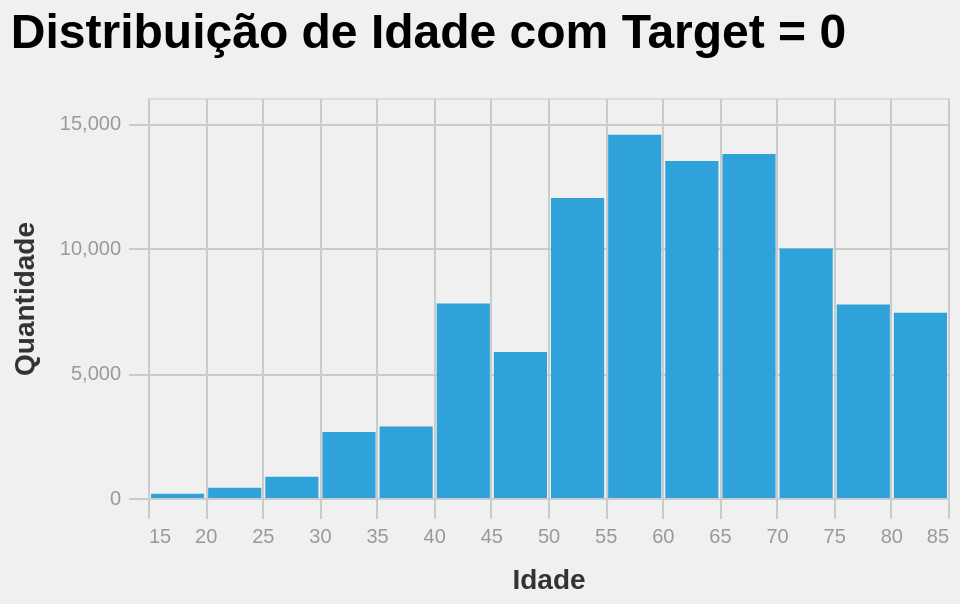
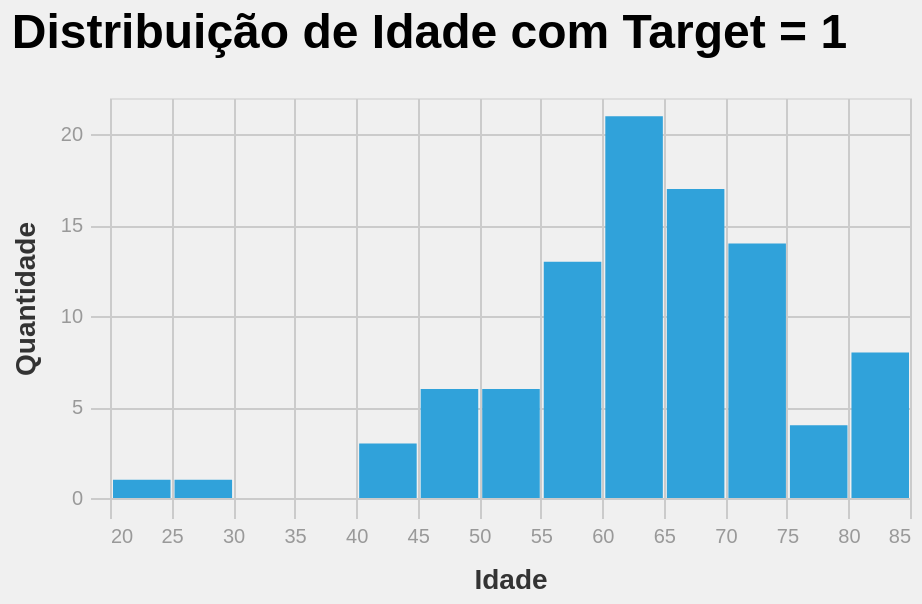

Source (notebook cell) for these figures, in order:
### Markdown cell above
### 2.3.2.Variável 'age_approx'

### Code cell
# visualizacao da variavel de idade x target
for t in [0, 1]:
    df_aux = mdt_sample.filter(pl.col('target') == t)
    graf = (
        alt.Chart(df_aux)
        .mark_bar()
        .encode(
            x=alt.X("age_approx", title="Idade").bin(maxbins=20),
            y=alt.Y("count()", title="Quantidade"),
        )
        .properties(width=400, height=200, title=f"Distribuição de Idade com Target = {t}")
    )
    graf.show()

### Figure 1 — Vega specification as saved in the notebook (floating-point values rounded to 4 significant figures)
{"$schema": "https://vega.github.io/schema/vega/v6.json", "data": [{"name": "source_0", "values": [{"__count": 14534, "bin_maxbins_20_age_approx": 55.0, "bin_maxbins_20_age_approx_end": 60.0}, {"__count": 7413, "bin_maxbins_20_age_approx": 80.0, "bin_maxbins_20_age_approx_end": 85.0}, {"__count": 13483, "bin_maxbins_20_age_approx": 60.0, "bin_maxbins_20_age_approx_end": 65.0}, {"__count": 13757, "bin_maxbins_20_age_approx": 65.0, "bin_maxbins_20_age_approx_end": 70.0}, {"__count": 9978, "bin_maxbins_20_age_approx": 70.0, "bin_maxbins_20_age_approx_end": 75.0}, {"__count": 7743, "bin_maxbins_20_age_approx": 75.0, "bin_maxbins_20_age_approx_end": 80.0}, {"__count": 7782, "bin_maxbins_20_age_approx": 40.0, "bin_maxbins_20_age_approx_end": 45.0}, {"__count": 12001, "bin_maxbins_20_age_approx": 50.0, "bin_maxbins_20_age_approx_end": 55.0}, {"__count": 2861, "bin_maxbins_20_age_approx": 35.0, "bin_maxbins_20_age_approx_end": 40.0}, {"__count": 412, "bin_maxbins_20_age_approx": 20.0, "bin_maxbins_20_age_approx_end": 25.0}, {"__count": 5844, "bin_maxbins_20_age_approx": 45.0, "bin_maxbins_20_age_approx_end": 50.0}, {"__count": 2644, "bin_maxbins_20_age_approx": 30.0, "bin_maxbins_20_age_approx_end": 35.0}, {"__count": 846, "bin_maxbins_20_age_approx": 25.0, "bin_maxbins_20_age_approx_end": 30.0}, {"__count": 167, "bin_maxbins_20_age_approx": 15.0, "bin_maxbins_20_age_approx_end": 20.0}]}, {"name": "source_0_y_domain___count", "values": [{"min": 167, "max": 14534}]}], "signals": [{"name": "bin_maxbins_20_age_approx_bins", "value": {"fields": ["age_approx"], "fname": "bin_age_approx", "start": 15.0, "step": 5.0, "stop": 85.0}}], "marks": [{"type": "rect", "name": "marks", "from": {"data": "source_0"}, "encode": {"update": {"y": {"field": "__count", "scale": "y"}, "x": {"field": "bin_maxbins_20_age_approx_end", "scale": "x", "offset": {"signal": "0.5 + (abs(scale(\"x\", datum[\"bin_maxbins_20_age_approx_end\"]) - scale(\"x\", datum[\"bin_maxbins_20_age_approx\"])) < 0.25 ? 0.5 * (0.25 - (abs(scale(\"x\", datum[\"bin_maxbins_20_age_approx_end\"]) - scale(\"x\", datum[\"bin_maxbins_20_age_approx\"])))) : -1)"}}, "x2": {"field": "bin_maxbins_20_age_approx", "scale": "x", "offset": {"signal": "0.5 + (abs(scale(\"x\", datum[\"bin_maxbins_20_age_approx_end\"]) - scale(\"x\", datum[\"bin_maxbins_20_age_approx\"])) < 0.25 ? -0.5 * (0.25 - (abs(scale(\"x\", datum[\"bin_maxbins_20_age_approx_end\"]) - scale(\"x\", datum[\"bin_maxbins_20_age_approx\"])))) : 1)"}}, "y2": {"value": 0, "scale": "y"}, "fill": {"value": "#30a2da"}}}, "style": ["bar"]}], "scales": [{"name": "x", "type": "linear", "domain": {"signal": "[bin_maxbins_20_age_approx_bins.start, bin_maxbins_20_age_approx_bins.stop]"}, "range": [0, {"signal": "width"}], "bins": {"signal": "bin_maxbins_20_age_approx_bins"}, "zero": false}, {"name": "y", "type": "linear", "domain": [{"signal": "(data(\"source_0_y_domain___count\")[0] || {}).min"}, {"signal": "(data(\"source_0_y_domain___count\")[0] || {}).max"}], "range": [{"signal": "height"}, 0], "nice": true, "zero": true}], "axes": [{"scale": "x", "domain": false, "labels": false, "grid": true, "aria": false, "minExtent": 0, "tickCount": {"signal": "ceil(width/10)"}, "gridScale": "y", "maxExtent": 0, "ticks": false, "zindex": 0, "orient": "bottom"}, {"scale": "y", "grid": true, "minExtent": 0, "domain": false, "gridScale": "x", "orient": "left", "maxExtent": 0, "aria": false, "labels": false, "tickCount": {"signal": "ceil(height/40)"}, "ticks": false, "zindex": 0}, {"scale": "x", "tickCount": {"signal": "ceil(width/10)"}, "grid": false, "title": "Idade", "orient": "bottom", "labelFlush": true, "labelOverlap": true, "zindex": 0}, {"scale": "y", "orient": "left", "title": "Quantidade", "zindex": 0, "tickCount": {"signal": "ceil(height/40)"}, "grid": false, "labelOverlap": true}], "title": {"text": "Distribuição de Idade com Target = 0", "offset": 20, "anchor": "start"}, "usermeta": {"embedOptions": {"theme": "fivethirtyeight"}}, "config": {"group": {"fill": "#f0f0f0"}, "path": {"stroke": "#30a2da", "strokeWidth": 0.5}, "range": {"category": ["#30a2da", "#fc4f30", "#e5ae38", "#6d904f", "#8b8b8b", "#b96db8", "#ff9e27", "#56cc60", "#52d2ca", "#52689e", "#545454", "#9fe4f8"], "diverging": ["#cc0020", "#e77866", "#f6e7e1", "#d6e8ed", "#91bfd9", "#1d78b5"], "heatmap": ["#d6e8ed", "#cee0e5", "#91bfd9", "#549cc6", "#1d78b5"]}, "shape": {"stroke": "#30a2da"}, "axis": {"domainColor": "#cbcbcb", "grid": true, "gridColor": "#cbcbcb", "gridWidth": 1, "labelColor": "#999", "labelFontSize": 10, "titleColor": "#333", "tickColor": "#cbcbcb", "tickSize": 10, "titleFontSize": 14, "titlePadding": 10, "labelPadding": 4}, "axisBand": {"grid": false}, "legend": {"labelColor": "#333", "labelFontSize": 11, "padding": 1, "symbolSize": 30, "symbolType": "square", "titleColor": "#333", "titleFontSize": 14, "titlePadding": 10}, "style": {"arc": {"fill": "#30a2da"}, "area": {"fill": "#30a2da"}, "bar": {"fill": "#30a2da", "stroke": null}, "line": {"stroke": "#30a2da", "strokeWidth": 2}, "point": {"shape": "circle"}, "rect": {"fill": "#30a2da"}, "group-title": {"fontSize": 24, "fontWeight": 600}}}, "width": 400, "background": "#f0f0f0", "height": 200, "style": "cell", "padding": 5}

### Figure 2 — Vega specification as saved in the notebook (floating-point values rounded to 4 significant figures)
{"$schema": "https://vega.github.io/schema/vega/v6.json", "data": [{"name": "source_0", "values": [{"__count": 17, "bin_maxbins_20_age_approx": 65.0, "bin_maxbins_20_age_approx_end": 70.0}, {"__count": 3, "bin_maxbins_20_age_approx": 40.0, "bin_maxbins_20_age_approx_end": 45.0}, {"__count": 14, "bin_maxbins_20_age_approx": 70.0, "bin_maxbins_20_age_approx_end": 75.0}, {"__count": 13, "bin_maxbins_20_age_approx": 55.0, "bin_maxbins_20_age_approx_end": 60.0}, {"__count": 21, "bin_maxbins_20_age_approx": 60.0, "bin_maxbins_20_age_approx_end": 65.0}, {"__count": 8, "bin_maxbins_20_age_approx": 80.0, "bin_maxbins_20_age_approx_end": 85.0}, {"__count": 6, "bin_maxbins_20_age_approx": 50.0, "bin_maxbins_20_age_approx_end": 55.0}, {"__count": 6, "bin_maxbins_20_age_approx": 45.0, "bin_maxbins_20_age_approx_end": 50.0}, {"__count": 4, "bin_maxbins_20_age_approx": 75.0, "bin_maxbins_20_age_approx_end": 80.0}, {"__count": 1, "bin_maxbins_20_age_approx": 25.0, "bin_maxbins_20_age_approx_end": 30.0}, {"__count": 1, "bin_maxbins_20_age_approx": 20.0, "bin_maxbins_20_age_approx_end": 25.0}]}, {"name": "source_0_y_domain___count", "values": [{"min": 1, "max": 21}]}], "signals": [{"name": "bin_maxbins_20_age_approx_bins", "value": {"fields": ["age_approx"], "fname": "bin_age_approx", "start": 20.0, "step": 5.0, "stop": 85.0}}], "marks": [{"type": "rect", "name": "marks", "from": {"data": "source_0"}, "encode": {"update": {"x": {"field": "bin_maxbins_20_age_approx_end", "scale": "x", "offset": {"signal": "0.5 + (abs(scale(\"x\", datum[\"bin_maxbins_20_age_approx_end\"]) - scale(\"x\", datum[\"bin_maxbins_20_age_approx\"])) < 0.25 ? 0.5 * (0.25 - (abs(scale(\"x\", datum[\"bin_maxbins_20_age_approx_end\"]) - scale(\"x\", datum[\"bin_maxbins_20_age_approx\"])))) : -1)"}}, "fill": {"value": "#30a2da"}, "y2": {"value": 0, "scale": "y"}, "x2": {"field": "bin_maxbins_20_age_approx", "scale": "x", "offset": {"signal": "0.5 + (abs(scale(\"x\", datum[\"bin_maxbins_20_age_approx_end\"]) - scale(\"x\", datum[\"bin_maxbins_20_age_approx\"])) < 0.25 ? -0.5 * (0.25 - (abs(scale(\"x\", datum[\"bin_maxbins_20_age_approx_end\"]) - scale(\"x\", datum[\"bin_maxbins_20_age_approx\"])))) : 1)"}}, "y": {"field": "__count", "scale": "y"}}}, "style": ["bar"]}], "scales": [{"name": "x", "type": "linear", "domain": {"signal": "[bin_maxbins_20_age_approx_bins.start, bin_maxbins_20_age_approx_bins.stop]"}, "range": [0, {"signal": "width"}], "bins": {"signal": "bin_maxbins_20_age_approx_bins"}, "zero": false}, {"name": "y", "type": "linear", "domain": [{"signal": "(data(\"source_0_y_domain___count\")[0] || {}).min"}, {"signal": "(data(\"source_0_y_domain___count\")[0] || {}).max"}], "range": [{"signal": "height"}, 0], "nice": true, "zero": true}], "axes": [{"scale": "x", "domain": false, "gridScale": "y", "aria": false, "minExtent": 0, "zindex": 0, "tickCount": {"signal": "ceil(width/10)"}, "maxExtent": 0, "orient": "bottom", "grid": true, "ticks": false, "labels": false}, {"scale": "y", "ticks": false, "aria": false, "minExtent": 0, "grid": true, "domain": false, "zindex": 0, "orient": "left", "maxExtent": 0, "gridScale": "x", "tickCount": {"signal": "ceil(height/40)"}, "labels": false}, {"scale": "x", "tickCount": {"signal": "ceil(width/10)"}, "grid": false, "labelOverlap": true, "title": "Idade", "zindex": 0, "orient": "bottom", "labelFlush": true}, {"scale": "y", "orient": "left", "grid": false, "labelOverlap": true, "tickCount": {"signal": "ceil(height/40)"}, "zindex": 0, "title": "Quantidade"}], "title": {"text": "Distribuição de Idade com Target = 1", "offset": 20, "anchor": "start"}, "usermeta": {"embedOptions": {"theme": "fivethirtyeight"}}, "background": "#f0f0f0", "padding": 5, "width": 400, "config": {"group": {"fill": "#f0f0f0"}, "path": {"stroke": "#30a2da", "strokeWidth": 0.5}, "range": {"category": ["#30a2da", "#fc4f30", "#e5ae38", "#6d904f", "#8b8b8b", "#b96db8", "#ff9e27", "#56cc60", "#52d2ca", "#52689e", "#545454", "#9fe4f8"], "diverging": ["#cc0020", "#e77866", "#f6e7e1", "#d6e8ed", "#91bfd9", "#1d78b5"], "heatmap": ["#d6e8ed", "#cee0e5", "#91bfd9", "#549cc6", "#1d78b5"]}, "shape": {"stroke": "#30a2da"}, "axis": {"domainColor": "#cbcbcb", "grid": true, "gridColor": "#cbcbcb", "gridWidth": 1, "labelColor": "#999", "labelFontSize": 10, "titleColor": "#333", "tickColor": "#cbcbcb", "tickSize": 10, "titleFontSize": 14, "titlePadding": 10, "labelPadding": 4}, "axisBand": {"grid": false}, "legend": {"labelColor": "#333", "labelFontSize": 11, "padding": 1, "symbolSize": 30, "symbolType": "square", "titleColor": "#333", "titleFontSize": 14, "titlePadding": 10}, "style": {"arc": {"fill": "#30a2da"}, "area": {"fill": "#30a2da"}, "bar": {"fill": "#30a2da", "stroke": null}, "line": {"stroke": "#30a2da", "strokeWidth": 2}, "point": {"shape": "circle"}, "rect": {"fill": "#30a2da"}, "group-title": {"fontSize": 24, "fontWeight": 600}}}, "height": 200, "style": "cell"}
